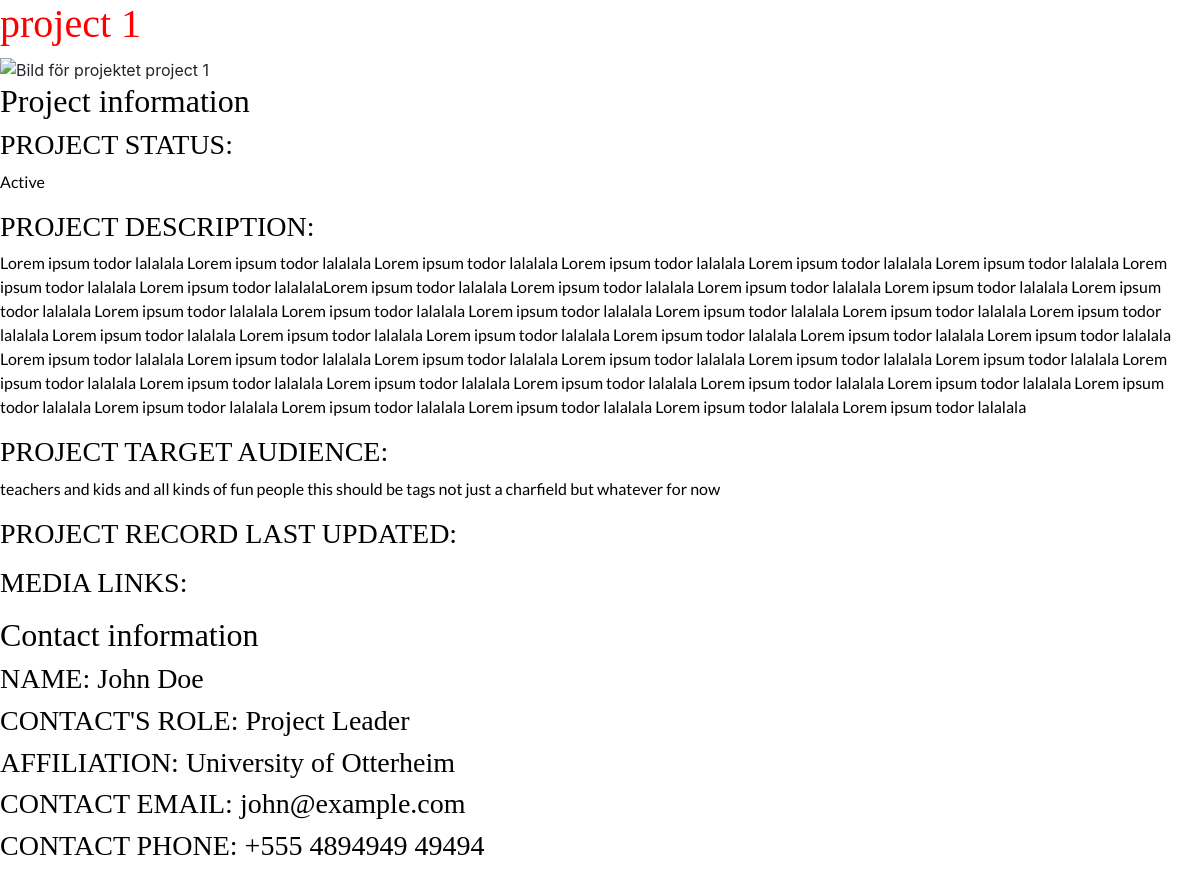
/project/1/, run on the app's committed database.
### projects/models.py (models this page shows, shortened)
class Project(models.Model):
    aim = models.CharField(max_length=200, default='Empty')
    description = models.CharField(max_length=5000, default='Empty')
    name = models.CharField(max_length=200, default='Empty')
    start_date = models.DateTimeField(blank=True)
    end_date = models.DateTimeField(blank=True)
    status = models.CharField(max_length=30, default='Empty')
    image_dir = 'http://localhost:8000/media/images/wild-otter-mom-and-pup_d-large.max-165x165.jpg'
    target_audience = models.CharField(max_length=5000, default='Empty')
    contact_name = models.CharField(max_length=200, default='Empty')
    contact_role = models.CharField(max_length=200, default='Empty')
    contact_affiliation = models.CharField(max_length=200, default='Empty')
    contact_email = models.CharField(max_length=200, default='Empty')
    contact_phone = models.CharField(max_length=200, default='Empty')

### projects/views.py (the view)
# urls.py: path('<int:pk>/', ProjectDetailView.as_view(),
class ProjectDetailView(DetailView):
    model = Project
    template_name = 'projects/project_detail.html'

### templates/projects/project_detail.html (shortened to what this page needs)
{% extends 'base.html' %}
{% block content %}
<article>
  <hgroup>
    <h1>{{ project.name }}</h1>
  </hgroup>
  <picture>
    <source srcset="name.webp" type="image/webp" alt="">
		<source srcset="name.jpg" type="image/jpg" alt="">
    <img src="{{ project.image_dir }}" alt="Bild för projektet {{ project.name }}" width="300" height="300"/>
  </picture>
  <div>
    <h2>Project information</h2>
  </div>
  <div>
    <h3>PROJECT STATUS:</h3>
    <p>{{ project.status }}</p>
  </div>
  <div>
    <h3>PROJECT DESCRIPTION:</h3>
    <p>{{ project.description }}</p>
  </div>
  <div>
    <h3>PROJECT TARGET AUDIENCE:</h3>
    <p>{{ project.target_audience}}</p>
  </div>
  <div>
      <h3>PROJECT RECORD LAST UPDATED:</h3>
  </div>
  <div>
      <h3>MEDIA LINKS:</h3>
  </div>
  <div>
    <h2>Contact information</h2>
    <h3>NAME: {{ project.contact_name }}</h3>
    <h3>CONTACT'S ROLE: {{ project.contact_role }}</h3>
    <h3>AFFILIATION: {{ project.contact_affiliation }}</h3>
    <h3>CONTACT EMAIL: {{ project.contact_email }}</h3>
    <h3>CONTACT PHONE: {{ project.contact_phone }}</h3>
  </div>
</article>
{% endblock content %}

### templates/base.html (shortened to what this page needs)
{% load static %}{% load i18n %}{% load menu_tags %}<!DOCTYPE HTML>
<html lang="en">
		<link href="{% static 'css/base-style.css' %}" rel="stylesheet">
    <link rel="stylesheet" href="https://stackpath.bootstrapcdn.com/bootstrap/4.4.1/css/bootstrap.min.css">
	<body>
	  {% block content %}{% endblock content %}
	</body>
</html>

### static/css/base-style.css (style rules this page uses)
h1 { font-family: 'Playfair Display'; color: red; }
h2 { font-family: 'Playfair Display'; color: #000000; }
h3 { font-family: 'Playfair Display'; color: #000000; }
p { font-family: Lato; font-style: normal; color: #000000; }

### data on the page
Project: name "project 1", status "Active", description "Lorem ipsum todor lalalala Lorem ipsum todor lalalala Lorem ipsum todor lalalala Lorem ipsum todor lalalala Lorem ipsum todor lalalala Lorem ipsum todor lalalala Lorem ipsum todor lalalala Lorem ipsum todor lalalalaLorem ipsum todor lalalala Lorem ipsum todor lalalala Lorem ipsum todor lalalala Lorem ipsum todor lalalala Lorem ipsum todor lalalala Lorem ipsum todor lalalala Lorem ipsum todor lalalala Lorem ipsum todor lalalala Lorem ipsum todor lalalala Lorem ipsum todor lalalala Lorem ipsum todor lalalala Lorem ipsum todor lalalala Lorem ipsum todor lalalala Lorem ipsum todor lalalala Lorem ipsum todor lalalala Lorem ipsum todor lalalala Lorem ipsum todor lalalala Lorem ipsum todor…", target_audience "teachers and kids and all kinds of fun people this should be tags not just a charfield but whatever for now", contact_name "John Doe", contact_role "Project Leader", contact_affiliation "University of Otterheim", contact_email "john@example.com", contact_phone "+555 4894949 49494"
